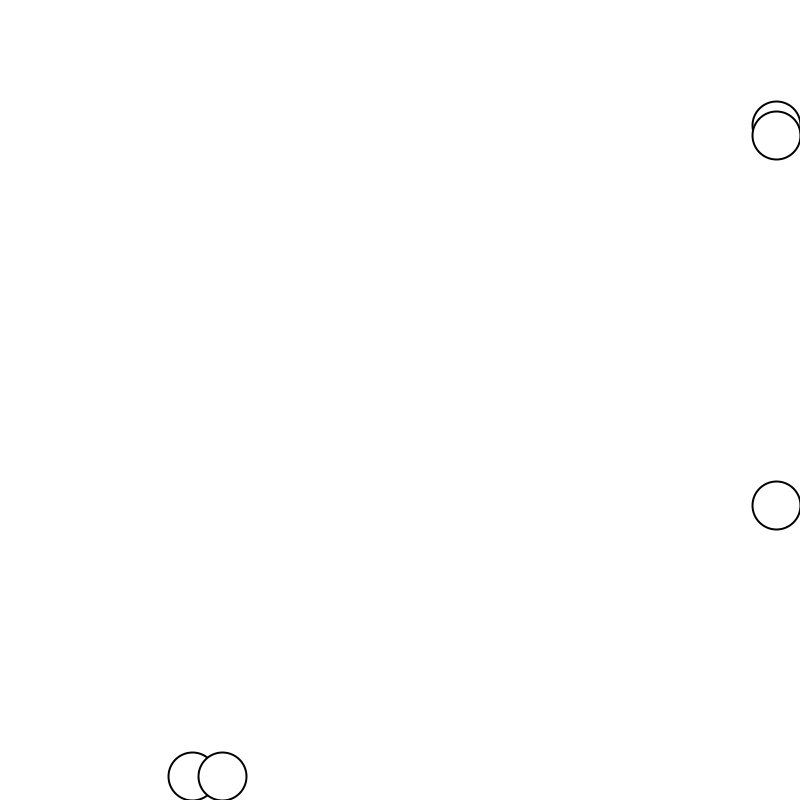
Frame 1 (no input)
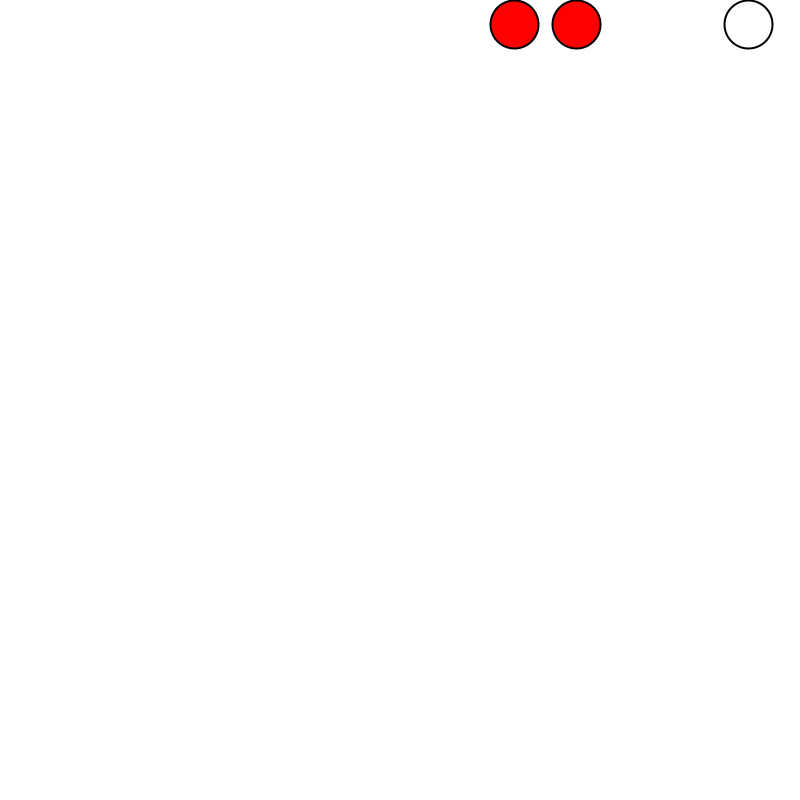
Frame 60 (the mouse pressed at the canvas centre just before this capture)
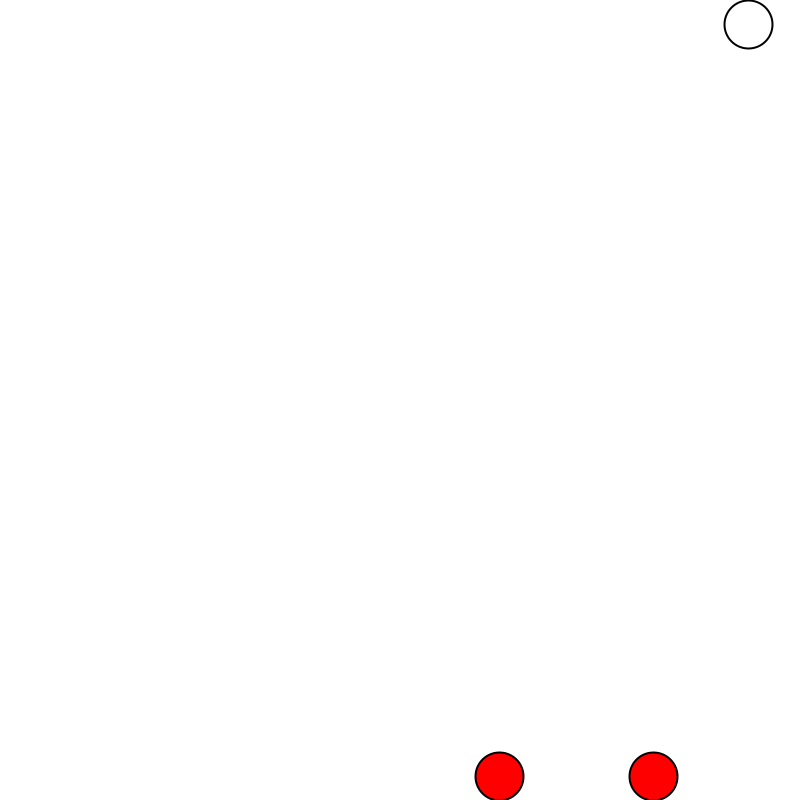
Frame 120 (the mouse held since frame 60 and released just before this capture)

The Processing sketch that drew these frames (run headless with seeded random() and noise(); from frame 60 on, the mouse is pressed at the canvas centre):

// Processing sketch: Bouncing_ball
// ── Bouncing_ball.pde
//Multiple bouncing balls
final int NUM_OF_BALLS = 200;
Ball[] balls = new Ball[NUM_OF_BALLS];
void setup()
{
   size(800,800);
  smooth();
  for (int i = 0; i < NUM_OF_BALLS ; i++)
  {
   balls[i] = new Ball();
  }
}

void draw()
{
  background(255);
  for (int i = 0; i < NUM_OF_BALLS ; i++)
  {
    balls[i].update();
    
    for(int j = i+1; j < NUM_OF_BALLS ; j++)
    {
      balls[i].collideWithBall(balls[j]);
    }
    balls[i].display();
  }

}
// ── Balls.pde
import java.util.*;


class Ball{
  public PVector location;
  public PVector velocity;
  color m_color = color(255,255,255);
  public int timer;
  float speed;
  public float radius = 24;
  Random generator;
  Ball()
  {
    timer = millis();
    generator = new Random();
    location = new PVector(100,100);
    velocity = new PVector(generator.nextFloat() * 100000, generator.nextFloat() * 100000);
    stroke(0);
    strokeWeight(2);
    speed = 1;
  }
  
  void update()
  {
    velocity.mult(speed);
    location.add(velocity);
    checkCollision();
    if ((timer + 1000) < millis())
    {
      m_color = color(255,255,255);
    }

  }
  
  void display()
  {
    fill(m_color);
    ellipse(location.x,location.y,radius * 2, radius * 2);
  }
  
  void checkCollision()
  {
    if (location.x < (0 + radius))
    {
      velocity.set(velocity.x * -1, velocity.y); 
      location.set(0 + radius,location.y);
    }
    else if (location.y < (0 + radius))
    {
      velocity.set(velocity.x , velocity.y* -1); 
      location.set(location.x,0+ radius);
    }
    else if (location.x > (800-radius))
    {
      velocity.set(velocity.x * -1, velocity.y); 
      location.set(800-radius,location.y);
    }
    else if (location.y > (800-radius))
    {
      velocity.set(velocity.x, velocity.y * -1); 
      location.set(location.x,800-radius);
    }
    
  }
  void collideWithBall(Ball ball)
  {
    float distanceX = ball.location.x - this.location.x;
    float distanceY = ball.location.y - this.location.y;
    float radiusSum = ball.radius + this.radius;
    if (distanceX * distanceX + distanceY * distanceY <= radiusSum * radiusSum)
    {
      ball.timer = millis();
      this.timer = millis();
      this.m_color = color(255,0,0);
      ball.m_color = color(255,0,0);
      
      
      
    }
    
  }
  
  
}
